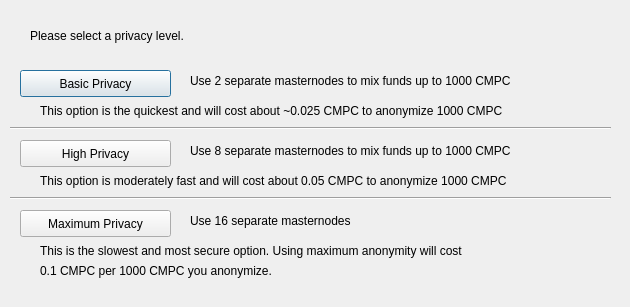
<?xml version="1.0" encoding="UTF-8"?>
<ui version="4.0">
 <class>DarksendConfig</class>
 <widget class="QDialog" name="DarksendConfig">
  <property name="geometry">
   <rect>
    <x>0</x>
    <y>0</y>
    <width>630</width>
    <height>307</height>
   </rect>
  </property>
  <property name="windowTitle">
   <string>Configure Darksend</string>
  </property>
  <widget class="QPushButton" name="buttonBasic">
   <property name="geometry">
    <rect>
     <x>20</x>
     <y>70</y>
     <width>151</width>
     <height>27</height>
    </rect>
   </property>
   <property name="text">
    <string>Basic Privacy</string>
   </property>
  </widget>
  <widget class="QPushButton" name="buttonHigh">
   <property name="geometry">
    <rect>
     <x>20</x>
     <y>140</y>
     <width>151</width>
     <height>27</height>
    </rect>
   </property>
   <property name="text">
    <string>High Privacy</string>
   </property>
  </widget>
  <widget class="QPushButton" name="buttonMax">
   <property name="geometry">
    <rect>
     <x>20</x>
     <y>210</y>
     <width>151</width>
     <height>27</height>
    </rect>
   </property>
   <property name="text">
    <string>Maximum Privacy</string>
   </property>
  </widget>
  <widget class="QLabel" name="label">
   <property name="geometry">
    <rect>
     <x>30</x>
     <y>20</y>
     <width>571</width>
     <height>31</height>
    </rect>
   </property>
   <property name="text">
    <string>Please select a privacy level.</string>
   </property>
  </widget>
  <widget class="QLabel" name="label_2">
   <property name="geometry">
    <rect>
     <x>190</x>
     <y>70</y>
     <width>421</width>
     <height>21</height>
    </rect>
   </property>
   <property name="text">
    <string>Use 2 separate masternodes to mix funds up to 1000 CMPC</string>
   </property>
  </widget>
  <widget class="QLabel" name="label_3">
   <property name="geometry">
    <rect>
     <x>190</x>
     <y>140</y>
     <width>411</width>
     <height>21</height>
    </rect>
   </property>
   <property name="text">
    <string>Use 8 separate masternodes to mix funds up to 1000 CMPC</string>
   </property>
  </widget>
  <widget class="QLabel" name="label_4">
   <property name="geometry">
    <rect>
     <x>190</x>
     <y>210</y>
     <width>421</width>
     <height>21</height>
    </rect>
   </property>
   <property name="text">
    <string>Use 16 separate masternodes</string>
   </property>
  </widget>
  <widget class="QLabel" name="label_6">
   <property name="geometry">
    <rect>
     <x>40</x>
     <y>100</y>
     <width>561</width>
     <height>21</height>
    </rect>
   </property>
   <property name="text">
    <string>This option is the quickest and will cost about ~0.025 CMPC to anonymize 1000 CMPC</string>
   </property>
  </widget>
  <widget class="QLabel" name="label_7">
   <property name="geometry">
    <rect>
     <x>40</x>
     <y>170</y>
     <width>561</width>
     <height>21</height>
    </rect>
   </property>
   <property name="text">
    <string>This option is moderately fast and will cost about 0.05 CMPC to anonymize 1000 CMPC</string>
   </property>
  </widget>
  <widget class="QLabel" name="label_8">
   <property name="geometry">
    <rect>
     <x>40</x>
     <y>240</y>
     <width>561</width>
     <height>21</height>
    </rect>
   </property>
   <property name="text">
    <string>This is the slowest and most secure option. Using maximum anonymity will cost</string>
   </property>
  </widget>
  <widget class="QLabel" name="label_9">
   <property name="geometry">
    <rect>
     <x>40</x>
     <y>260</y>
     <width>561</width>
     <height>21</height>
    </rect>
   </property>
   <property name="text">
    <string>0.1 CMPC per 1000 CMPC you anonymize.</string>
   </property>
  </widget>
  <widget class="Line" name="line">
   <property name="geometry">
    <rect>
     <x>10</x>
     <y>120</y>
     <width>601</width>
     <height>16</height>
    </rect>
   </property>
   <property name="orientation">
    <enum>Qt::Horizontal</enum>
   </property>
  </widget>
  <widget class="Line" name="line_2">
   <property name="geometry">
    <rect>
     <x>10</x>
     <y>190</y>
     <width>601</width>
     <height>16</height>
    </rect>
   </property>
   <property name="orientation">
    <enum>Qt::Horizontal</enum>
   </property>
  </widget>
 </widget>
 <resources/>
 <connections/>
</ui>
